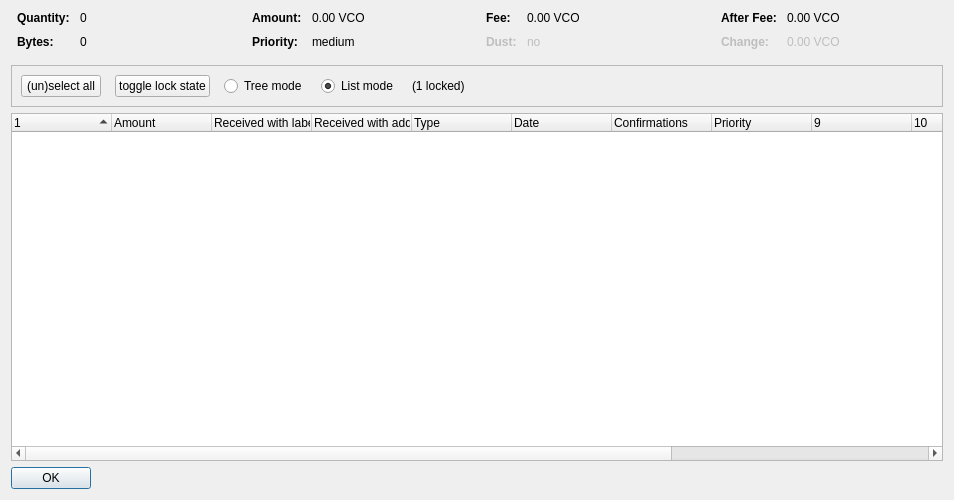
<?xml version="1.0" encoding="UTF-8"?>
<ui version="4.0">
 <class>CoinControlDialog</class>
 <widget class="QDialog" name="CoinControlDialog">
  <property name="geometry">
   <rect>
    <x>0</x>
    <y>0</y>
    <width>954</width>
    <height>500</height>
   </rect>
  </property>
  <property name="windowTitle">
   <string>Coin Selection</string>
  </property>
  <layout class="QVBoxLayout" name="verticalLayout">
   <item>
    <layout class="QHBoxLayout" name="horizontalLayoutTop" stretch="0,0,0,0">
     <property name="topMargin">
      <number>0</number>
     </property>
     <property name="bottomMargin">
      <number>10</number>
     </property>
     <item>
      <layout class="QFormLayout" name="formLayoutCoinControl1">
       <property name="horizontalSpacing">
        <number>10</number>
       </property>
       <property name="verticalSpacing">
        <number>10</number>
       </property>
       <property name="leftMargin">
        <number>6</number>
       </property>
       <property name="rightMargin">
        <number>6</number>
       </property>
       <item row="0" column="0">
        <widget class="QLabel" name="labelCoinControlQuantityText">
         <property name="font">
          <font>
           <weight>75</weight>
           <bold>true</bold>
          </font>
         </property>
         <property name="text">
          <string>Quantity:</string>
         </property>
        </widget>
       </item>
       <item row="0" column="1">
        <widget class="QLabel" name="labelCoinControlQuantity">
         <property name="cursor">
          <cursorShape>IBeamCursor</cursorShape>
         </property>
         <property name="contextMenuPolicy">
          <enum>Qt::ActionsContextMenu</enum>
         </property>
         <property name="text">
          <string notr="true">0</string>
         </property>
         <property name="textInteractionFlags">
          <set>Qt::LinksAccessibleByMouse|Qt::TextSelectableByKeyboard|Qt::TextSelectableByMouse</set>
         </property>
        </widget>
       </item>
       <item row="1" column="0">
        <widget class="QLabel" name="labelCoinControlBytesText">
         <property name="font">
          <font>
           <weight>75</weight>
           <bold>true</bold>
          </font>
         </property>
         <property name="text">
          <string>Bytes:</string>
         </property>
        </widget>
       </item>
       <item row="1" column="1">
        <widget class="QLabel" name="labelCoinControlBytes">
         <property name="cursor">
          <cursorShape>IBeamCursor</cursorShape>
         </property>
         <property name="contextMenuPolicy">
          <enum>Qt::ActionsContextMenu</enum>
         </property>
         <property name="text">
          <string notr="true">0</string>
         </property>
         <property name="textInteractionFlags">
          <set>Qt::LinksAccessibleByMouse|Qt::TextSelectableByKeyboard|Qt::TextSelectableByMouse</set>
         </property>
        </widget>
       </item>
      </layout>
     </item>
     <item>
      <layout class="QFormLayout" name="formLayoutCoinControl2">
       <property name="horizontalSpacing">
        <number>10</number>
       </property>
       <property name="verticalSpacing">
        <number>10</number>
       </property>
       <property name="leftMargin">
        <number>6</number>
       </property>
       <property name="rightMargin">
        <number>6</number>
       </property>
       <item row="0" column="0">
        <widget class="QLabel" name="labelCoinControlAmountText">
         <property name="font">
          <font>
           <weight>75</weight>
           <bold>true</bold>
          </font>
         </property>
         <property name="text">
          <string>Amount:</string>
         </property>
        </widget>
       </item>
       <item row="0" column="1">
        <widget class="QLabel" name="labelCoinControlAmount">
         <property name="cursor">
          <cursorShape>IBeamCursor</cursorShape>
         </property>
         <property name="contextMenuPolicy">
          <enum>Qt::ActionsContextMenu</enum>
         </property>
         <property name="text">
          <string notr="true">0.00 VCO</string>
         </property>
         <property name="textInteractionFlags">
          <set>Qt::LinksAccessibleByMouse|Qt::TextSelectableByKeyboard|Qt::TextSelectableByMouse</set>
         </property>
        </widget>
       </item>
       <item row="1" column="0">
        <widget class="QLabel" name="labelCoinControlPriorityText">
         <property name="font">
          <font>
           <weight>75</weight>
           <bold>true</bold>
          </font>
         </property>
         <property name="text">
          <string>Priority:</string>
         </property>
        </widget>
       </item>
       <item row="1" column="1">
        <widget class="QLabel" name="labelCoinControlPriority">
         <property name="cursor">
          <cursorShape>IBeamCursor</cursorShape>
         </property>
         <property name="contextMenuPolicy">
          <enum>Qt::ActionsContextMenu</enum>
         </property>
         <property name="text">
          <string>medium</string>
         </property>
         <property name="textInteractionFlags">
          <set>Qt::LinksAccessibleByMouse|Qt::TextSelectableByKeyboard|Qt::TextSelectableByMouse</set>
         </property>
        </widget>
       </item>
      </layout>
     </item>
     <item>
      <layout class="QFormLayout" name="formLayoutCoinControl3">
       <property name="horizontalSpacing">
        <number>10</number>
       </property>
       <property name="verticalSpacing">
        <number>10</number>
       </property>
       <property name="leftMargin">
        <number>6</number>
       </property>
       <property name="rightMargin">
        <number>6</number>
       </property>
       <item row="0" column="0">
        <widget class="QLabel" name="labelCoinControlFeeText">
         <property name="font">
          <font>
           <weight>75</weight>
           <bold>true</bold>
          </font>
         </property>
         <property name="text">
          <string>Fee:</string>
         </property>
        </widget>
       </item>
       <item row="0" column="1">
        <widget class="QLabel" name="labelCoinControlFee">
         <property name="cursor">
          <cursorShape>IBeamCursor</cursorShape>
         </property>
         <property name="contextMenuPolicy">
          <enum>Qt::ActionsContextMenu</enum>
         </property>
         <property name="text">
          <string notr="true">0.00 VCO</string>
         </property>
         <property name="textInteractionFlags">
          <set>Qt::LinksAccessibleByMouse|Qt::TextSelectableByKeyboard|Qt::TextSelectableByMouse</set>
         </property>
        </widget>
       </item>
       <item row="1" column="0">
        <widget class="QLabel" name="labelCoinControlLowOutputText">
         <property name="enabled">
          <bool>false</bool>
         </property>
         <property name="font">
          <font>
           <weight>75</weight>
           <bold>true</bold>
          </font>
         </property>
         <property name="text">
          <string>Dust:</string>
         </property>
        </widget>
       </item>
       <item row="1" column="1">
        <widget class="QLabel" name="labelCoinControlLowOutput">
         <property name="enabled">
          <bool>false</bool>
         </property>
         <property name="cursor">
          <cursorShape>IBeamCursor</cursorShape>
         </property>
         <property name="contextMenuPolicy">
          <enum>Qt::ActionsContextMenu</enum>
         </property>
         <property name="text">
          <string>no</string>
         </property>
         <property name="textInteractionFlags">
          <set>Qt::LinksAccessibleByMouse|Qt::TextSelectableByKeyboard|Qt::TextSelectableByMouse</set>
         </property>
        </widget>
       </item>
      </layout>
     </item>
     <item>
      <layout class="QFormLayout" name="formLayoutCoinControl4">
       <property name="horizontalSpacing">
        <number>10</number>
       </property>
       <property name="verticalSpacing">
        <number>10</number>
       </property>
       <property name="leftMargin">
        <number>6</number>
       </property>
       <property name="rightMargin">
        <number>6</number>
       </property>
       <item row="0" column="0">
        <widget class="QLabel" name="labelCoinControlAfterFeeText">
         <property name="font">
          <font>
           <weight>75</weight>
           <bold>true</bold>
          </font>
         </property>
         <property name="text">
          <string>After Fee:</string>
         </property>
        </widget>
       </item>
       <item row="0" column="1">
        <widget class="QLabel" name="labelCoinControlAfterFee">
         <property name="cursor">
          <cursorShape>IBeamCursor</cursorShape>
         </property>
         <property name="contextMenuPolicy">
          <enum>Qt::ActionsContextMenu</enum>
         </property>
         <property name="text">
          <string notr="true">0.00 VCO</string>
         </property>
         <property name="textInteractionFlags">
          <set>Qt::LinksAccessibleByMouse|Qt::TextSelectableByKeyboard|Qt::TextSelectableByMouse</set>
         </property>
        </widget>
       </item>
       <item row="1" column="0">
        <widget class="QLabel" name="labelCoinControlChangeText">
         <property name="enabled">
          <bool>false</bool>
         </property>
         <property name="font">
          <font>
           <weight>75</weight>
           <bold>true</bold>
          </font>
         </property>
         <property name="text">
          <string>Change:</string>
         </property>
        </widget>
       </item>
       <item row="1" column="1">
        <widget class="QLabel" name="labelCoinControlChange">
         <property name="enabled">
          <bool>false</bool>
         </property>
         <property name="cursor">
          <cursorShape>IBeamCursor</cursorShape>
         </property>
         <property name="contextMenuPolicy">
          <enum>Qt::ActionsContextMenu</enum>
         </property>
         <property name="text">
          <string notr="true">0.00 VCO</string>
         </property>
         <property name="textInteractionFlags">
          <set>Qt::LinksAccessibleByMouse|Qt::TextSelectableByKeyboard|Qt::TextSelectableByMouse</set>
         </property>
        </widget>
       </item>
      </layout>
     </item>
    </layout>
   </item>
   <item>
    <widget class="QFrame" name="frame">
     <property name="minimumSize">
      <size>
       <width>0</width>
       <height>40</height>
      </size>
     </property>
     <property name="frameShape">
      <enum>QFrame::StyledPanel</enum>
     </property>
     <property name="frameShadow">
      <enum>QFrame::Sunken</enum>
     </property>
     <layout class="QHBoxLayout" name="horizontalLayout">
      <item>
       <layout class="QHBoxLayout" name="horizontalLayoutPanel" stretch="0,0,0,0,0,0">
        <property name="spacing">
         <number>14</number>
        </property>
        <item>
         <widget class="QPushButton" name="pushButtonSelectAll">
          <property name="sizePolicy">
           <sizepolicy hsizetype="Maximum" vsizetype="Fixed">
            <horstretch>0</horstretch>
            <verstretch>0</verstretch>
           </sizepolicy>
          </property>
          <property name="text">
           <string>(un)select all</string>
          </property>
          <property name="autoDefault">
           <bool>false</bool>
          </property>
         </widget>
        </item>
        <item>
         <widget class="QPushButton" name="pushButtonToggleLock">
          <property name="sizePolicy">
           <sizepolicy hsizetype="Maximum" vsizetype="Fixed">
            <horstretch>0</horstretch>
            <verstretch>0</verstretch>
           </sizepolicy>
          </property>
          <property name="text">
           <string>toggle lock state</string>
          </property>
          <property name="autoDefault">
           <bool>false</bool>
          </property>
         </widget>
        </item>
        <item>
         <widget class="QRadioButton" name="radioTreeMode">
          <property name="sizePolicy">
           <sizepolicy hsizetype="Maximum" vsizetype="Fixed">
            <horstretch>0</horstretch>
            <verstretch>0</verstretch>
           </sizepolicy>
          </property>
          <property name="text">
           <string>Tree mode</string>
          </property>
         </widget>
        </item>
        <item>
         <widget class="QRadioButton" name="radioListMode">
          <property name="sizePolicy">
           <sizepolicy hsizetype="Maximum" vsizetype="Fixed">
            <horstretch>0</horstretch>
            <verstretch>0</verstretch>
           </sizepolicy>
          </property>
          <property name="text">
           <string>List mode</string>
          </property>
          <property name="checked">
           <bool>true</bool>
          </property>
         </widget>
        </item>
        <item>
         <widget class="QLabel" name="labelLocked">
          <property name="text">
           <string>(1 locked)</string>
          </property>
         </widget>
        </item>
        <item>
         <spacer name="horizontalSpacer">
          <property name="orientation">
           <enum>Qt::Horizontal</enum>
          </property>
          <property name="sizeHint" stdset="0">
           <size>
            <width>40</width>
            <height>20</height>
           </size>
          </property>
         </spacer>
        </item>
       </layout>
      </item>
     </layout>
    </widget>
   </item>
   <item>
    <widget class="CoinControlTreeWidget" name="treeWidget">
     <property name="contextMenuPolicy">
      <enum>Qt::CustomContextMenu</enum>
     </property>
     <property name="sortingEnabled">
      <bool>false</bool>
     </property>
     <property name="columnCount">
      <number>13</number>
     </property>
     <attribute name="headerShowSortIndicator" stdset="0">
      <bool>true</bool>
     </attribute>
     <attribute name="headerStretchLastSection">
      <bool>false</bool>
     </attribute>
     <column>
      <property name="text">
       <string/>
      </property>
     </column>
     <column>
      <property name="text">
       <string>Amount</string>
      </property>
     </column>
     <column>
      <property name="text">
       <string>Received with label</string>
      </property>
     </column>
     <column>
      <property name="text">
       <string>Received with address</string>
      </property>
     </column>
     <column>
      <property name="text">
       <string>Type</string>
      </property>
     </column>
     <column>
      <property name="text">
       <string>Date</string>
      </property>
     </column>
     <column>
      <property name="text">
       <string>Confirmations</string>
      </property>
      <property name="toolTip">
       <string>Confirmed</string>
      </property>
     </column>
     <column>
      <property name="text">
       <string>Priority</string>
      </property>
     </column>
     <column>
      <property name="text">
       <string/>
      </property>
     </column>
     <column>
      <property name="text">
       <string/>
      </property>
     </column>
     <column>
      <property name="text">
       <string/>
      </property>
     </column>
     <column>
      <property name="text">
       <string/>
      </property>
     </column>
     <column>
      <property name="text">
       <string/>
      </property>
     </column>
    </widget>
   </item>
   <item>
    <widget class="QDialogButtonBox" name="buttonBox">
     <property name="sizePolicy">
      <sizepolicy hsizetype="Maximum" vsizetype="Fixed">
       <horstretch>0</horstretch>
       <verstretch>0</verstretch>
      </sizepolicy>
     </property>
     <property name="orientation">
      <enum>Qt::Horizontal</enum>
     </property>
     <property name="standardButtons">
      <set>QDialogButtonBox::Ok</set>
     </property>
    </widget>
   </item>
  </layout>
 </widget>
 <customwidgets>
  <customwidget>
   <class>CoinControlTreeWidget</class>
   <extends>QTreeWidget</extends>
   <header>coincontroltreewidget.h</header>
  </customwidget>
 </customwidgets>
 <resources/>
 <connections/>
</ui>
